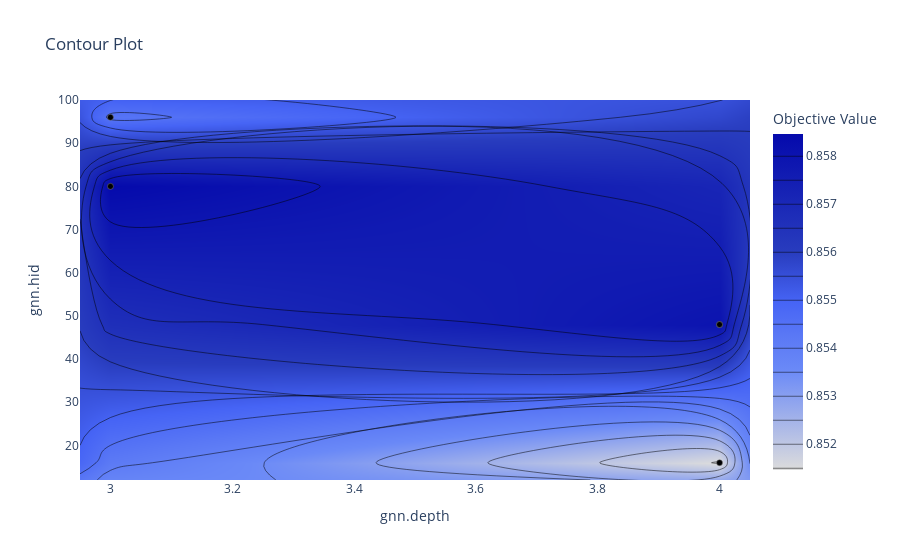

The notebook cell this image was saved under:
### Code cell
# Contour plot
optuna.visualization.plot_contour(study, params=['gnn.hid', 'gnn.depth'])

### Figure 1 — Plotly figure (JSON) as saved in the notebook; plotly's stock layout.template omitted (floating-point values rounded to 4 significant figures)
{"data": [{"colorbar": {"title": {"text": "Objective Value"}}, "colorscale": [[0, "rgb(5,10,172)"], [0.35, "rgb(40,60,190)"], [0.5, "rgb(70,100,245)"], [0.6, "rgb(90,120,245)"], [0.7, "rgb(106,137,247)"], [1, "rgb(220,220,220)"]], "connectgaps": true, "contours": {"coloring": "heatmap"}, "hoverinfo": "none", "line": {"smoothing": 1.3}, "reversescale": true, "type": "contour", "x": [2.95, 3, 4, 4.05], "y": [12, 16, 48, 80, 96, 100], "z": [[null, null, null, null], [null, null, 0.8515, null], [null, null, 0.858, null], [null, 0.8585, null, null], [null, 0.8544, null, null], [null, null, null, null]]}, {"marker": {"color": "black", "line": {"color": "Grey", "width": 0.5}}, "mode": "markers", "showlegend": false, "type": "scatter", "x": [3, 4, 3, 4, 4], "y": [96, 16, 80, 48, 48]}], "layout": {"title": {"text": "Contour Plot"}, "xaxis": {"range": [2.95, 4.05], "title": {"text": "gnn.depth"}}, "yaxis": {"range": [12, 100], "title": {"text": "gnn.hid"}}}}
